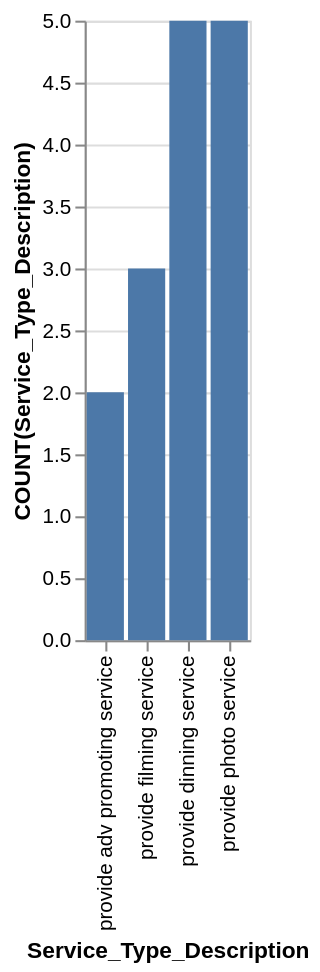

Specify this chart in Vega-Lite:
### Vega-Lite specification from a JSON file in a GitHub repository (floating-point values rounded to 4 significant figures)
{"data": {"values": [{"x_data": "provide adv promoting service", "y_data": 2}, {"x_data": "provide dinning service", "y_data": 5}, {"x_data": "provide filming service", "y_data": 3}, {"x_data": "provide photo service", "y_data": 5}]}, "mark": "bar", "encoding": {"x": {"field": "x_data", "type": "nominal", "title": "Service_Type_Description", "sort": {"op": "sum", "field": "y_data", "order": "ascending"}}, "y": {"field": "y_data", "type": "quantitative", "title": "COUNT(Service_Type_Description)"}}}
